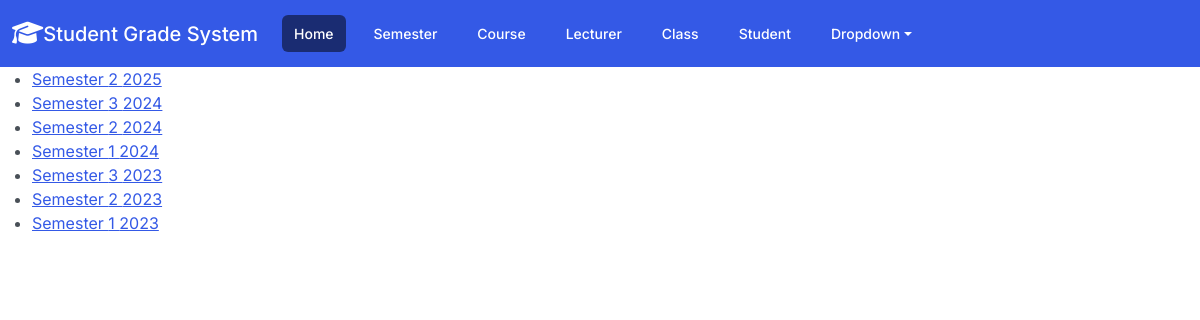
The page /semester_list/ on the database as committed earlier.
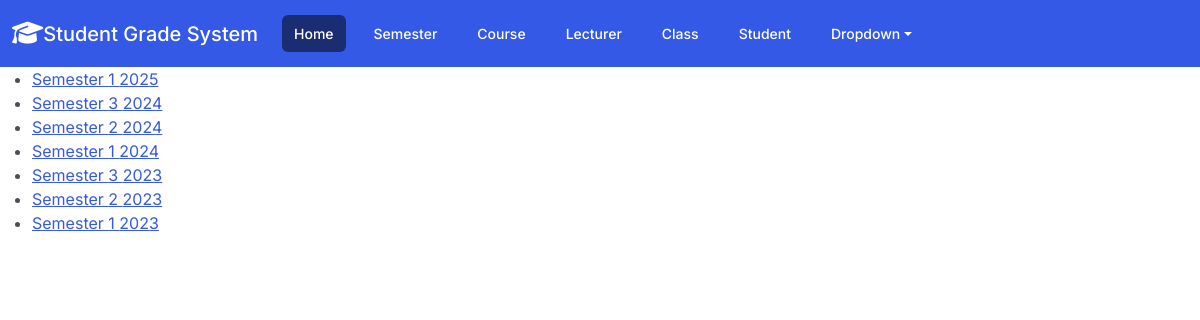
The same page on the database as committed later.
### gradebook/models.py (models this page shows, shortened)
class Semester(models.Model):
    year = models.PositiveIntegerField()
    semester_number = models.PositiveIntegerField()
    class Meta:
        unique_together = ('year', 'semester_number',)
        ordering = ('-year', '-semester_number',)

### gradebook/views.py (the view)
# urls.py: path("semester_list/", SemesterList.as_view(), name="semester_list"),
class SemesterList(ListView):
    model = Semester
    template_name = "Semester_List.html"

### gradebook/templates/Semester_List.html (shortened to what this page needs)
{% extends 'base.html' %}
{% block content %}
    <ul>
        {% for semester in object_list %}
            <li>
                <a href="{% url 'semester_detail' semester.semester_number %}">Semester {{ semester.semester_number}} {{ semester.year}}<br></a>
            </li>
        {% endfor %}
    </ul>
{% endblock %}

Rows that differ between the two databases and show on the page:
removed Semester: semester_number "2", year "2025"
added Semester: semester_number "1", year "2025"
